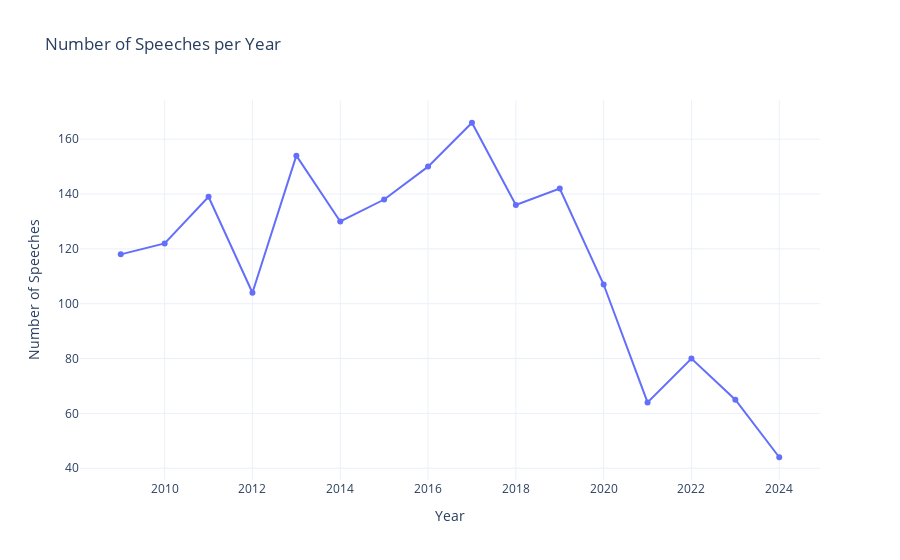
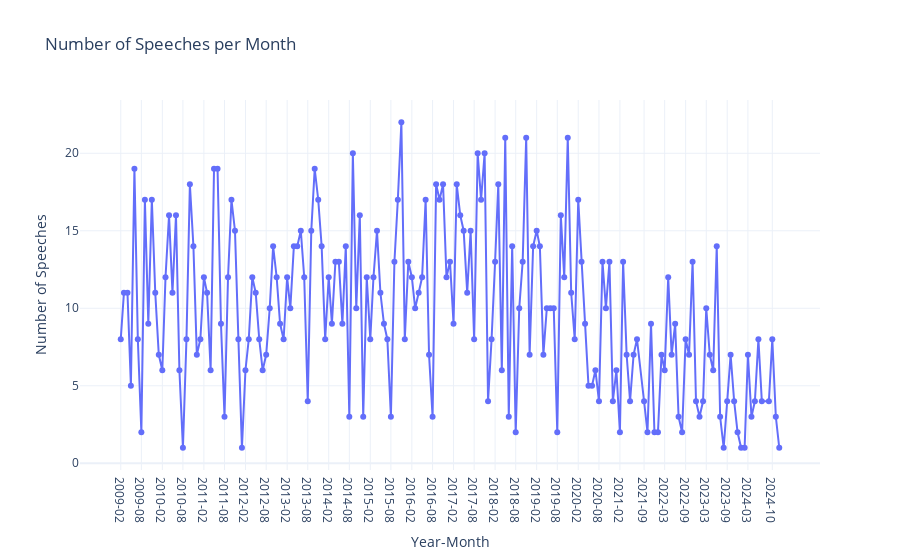

The cell these charts' notebook holds for them, in order:
### Code cell
# Plotting speeches per year and speeches per month
speeches_per_year = speeches.groupby('year').size()
speeches_per_month = speeches.groupby('year_month').size()
speeches_per_month.index = speeches_per_month.index.astype(str)  # Convert PeriodIndex to string

# speeches per year
fig_year = px.line(
    x=speeches_per_year.index, 
    y=speeches_per_year.values, 
    labels={'x': 'Year', 'y': 'Number of Speeches'},
    title="Number of Speeches per Year"
)
fig_year.update_traces(mode="lines+markers")
fig_year.update_layout(
    xaxis=dict(title="Year"),
    yaxis=dict(title="Number of Speeches"),
    template="plotly_white"
)
fig_year.show()

# speeches per month
fig_month = px.line(
    x=speeches_per_month.index, 
    y=speeches_per_month.values, 
    labels={'x': 'Year-Month', 'y': 'Number of Speeches'},
    title="Number of Speeches per Month"
)
fig_month.update_traces(mode="lines+markers")
fig_month.update_layout(
    xaxis=dict(
        title="Year-Month",
        tickmode="array",
        tickvals=speeches_per_month.index[::6],  # Show every 6th month
        ticktext=[str(val) for val in speeches_per_month.index[::6]],  # Convert to string
    ),
    yaxis=dict(title="Number of Speeches"),
    template="plotly_white"
)
fig_month.show()

### Figure 1 — Plotly figure (JSON) as saved in the notebook; plotly's stock layout.template omitted (floating-point values rounded to 4 significant figures)
{"data": [{"hovertemplate": "Year=%{x}<br>Number of Speeches=%{y}<extra></extra>", "legendgroup": "", "line": {"color": "#636efa", "dash": "solid"}, "marker": {"symbol": "circle"}, "mode": "lines+markers", "name": "", "orientation": "v", "showlegend": false, "type": "scatter", "x": [2009, 2010, 2011, 2012, 2013, 2014, 2015, 2016, 2017, 2018, 2019, 2020, 2021, 2022, 2023, 2024], "xaxis": "x", "y": [118, 122, 139, 104, 154, 130, 138, 150, 166, 136, 142, 107, 64, 80, 65, 44], "yaxis": "y"}], "layout": {"legend": {"tracegroupgap": 0}, "title": {"text": "Number of Speeches per Year"}, "xaxis": {"anchor": "y", "domain": [0, 1], "title": {"text": "Year"}}, "yaxis": {"anchor": "x", "domain": [0, 1], "title": {"text": "Number of Speeches"}}}}

### Figure 2 — Plotly figure (JSON) as saved in the notebook; plotly's stock layout.template omitted (floating-point values rounded to 4 significant figures; data arrays with more than 128 entries replaced by an {"elided": "..."} marker saying what was removed)
{"data": [{"hovertemplate": "Year-Month=%{x}<br>Number of Speeches=%{y}<extra></extra>", "legendgroup": "", "line": {"color": "#636efa", "dash": "solid"}, "marker": {"symbol": "circle"}, "mode": "lines+markers", "name": "", "orientation": "v", "showlegend": false, "type": "scatter", "x": {"elided": "189 str values"}, "xaxis": "x", "y": {"elided": "189 int values"}, "yaxis": "y"}], "layout": {"legend": {"tracegroupgap": 0}, "title": {"text": "Number of Speeches per Month"}, "xaxis": {"anchor": "y", "domain": [0, 1], "tickmode": "array", "ticktext": ["2009-02", "2009-08", "2010-02", "2010-08", "2011-02", "2011-08", "2012-02", "2012-08", "2013-02", "2013-08", "2014-02", "2014-08", "2015-02", "2015-08", "2016-02", "2016-08", "2017-02", "2017-08", "2018-02", "2018-08", "2019-02", "2019-08", "2020-02", "2020-08", "2021-02", "2021-09", "2022-03", "2022-09", "2023-03", "2023-09", "2024-03", "2024-10"], "tickvals": ["2009-02", "2009-08", "2010-02", "2010-08", "2011-02", "2011-08", "2012-02", "2012-08", "2013-02", "2013-08", "2014-02", "2014-08", "2015-02", "2015-08", "2016-02", "2016-08", "2017-02", "2017-08", "2018-02", "2018-08", "2019-02", "2019-08", "2020-02", "2020-08", "2021-02", "2021-09", "2022-03", "2022-09", "2023-03", "2023-09", "2024-03", "2024-10"], "title": {"text": "Year-Month"}}, "yaxis": {"anchor": "x", "domain": [0, 1], "title": {"text": "Number of Speeches"}}}}
